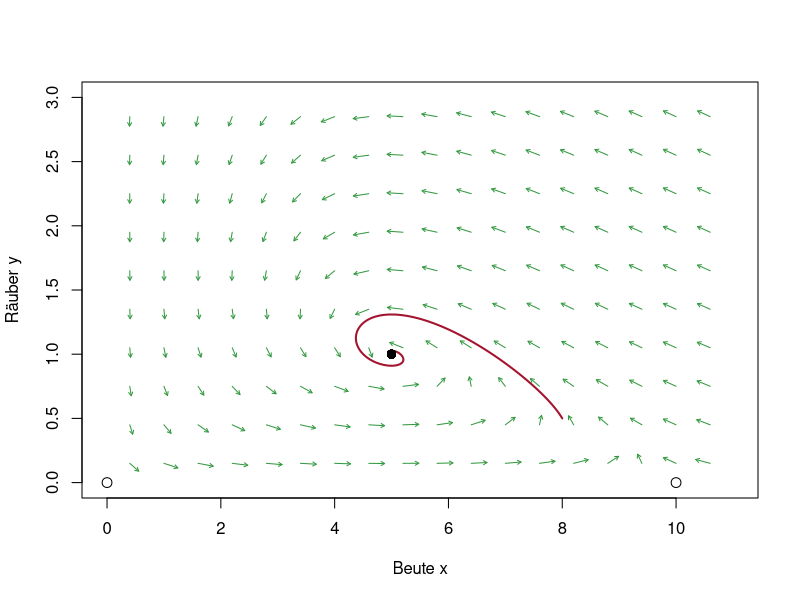

Reproduce this figure in R.
# Abb. 4.3: Richtungsfeld des Räuber-Beute-Modells (Buch, Abschnitt 4.1, Gl. 4.2)
# Pfeile in Richtung (dx/dt, dy/dt), alle gleich lang; dazu die Lösung aus Abb. 4.2 und die stationären Zustände
# (c) 2026 Philipp Kügler · Programm zum Buch „Dynamische Systeme in den Lebenswissenschaften“ · MIT-Lizenz (siehe LICENSE)
library(deSolve)                         # Paket deSolve: install.packages("deSolve")
r <- 1; K <- 10; c <- 0.5; d <- 0.2; e <- 1
f <- function(t, z) c(r * (1 - z[1] / K) * z[1] - c * z[1] * z[2], d * z[1] * z[2] - e * z[2])
loese <- function(f, z0, t) ode(z0, t, function(t, z, p) list(f(t, z)), NULL, method = "lsoda", rtol = 1e-10, atol = 1e-12)
feld <- function(f, xl, yl, nx, ny, laenge = 0.3) {   # Richtungsfeld: gleich lange Pfeile (bezogen auf die Achsenlängen)
  g <- expand.grid(x = seq(xl[1], xl[2], length.out = nx), y = seq(yl[1], yl[2], length.out = ny))
  w <- t(apply(g, 1, function(p) f(0, p))); sx <- diff(xl); sy <- diff(yl)
  u <- w[, 1] / sx; v <- w[, 2] / sy; L <- sqrt(u^2 + v^2) + 1e-12
  arrows(g$x, g$y, g$x + u / L * laenge * sx / 11, g$y + v / L * laenge * sy / 11, length = 0.04, col = rgb(0.2, 0.6, 0.25))
}

plot(NULL, xlim = c(0, 11), ylim = c(0, 3), xlab = "Beute x", ylab = "Räuber y")
feld(f, c(0.4, 10.6), c(0.15, 2.85), 18, 10)
x <- loese(f, c(8, 0.5), seq(0, 40, length.out = 2001))
lines(x[, 2], x[, 3], col = rgb(0.64, 0.08, 0.18), lwd = 2)
points(c(0, 10), c(0, 0), pch = 21, bg = "white", cex = 1.3, xpd = TRUE)   # instabil
points(5, 1, pch = 16, cex = 1.3)                                          # stabil
for (p in list(c(0, 0), c(10, 0), c(5, 1))) { w <- f(0, p); cat(sprintf("(%2d, %g): dx/dt = %g, dy/dt = %g\n", p[1], p[2], w[1], w[2])) }
